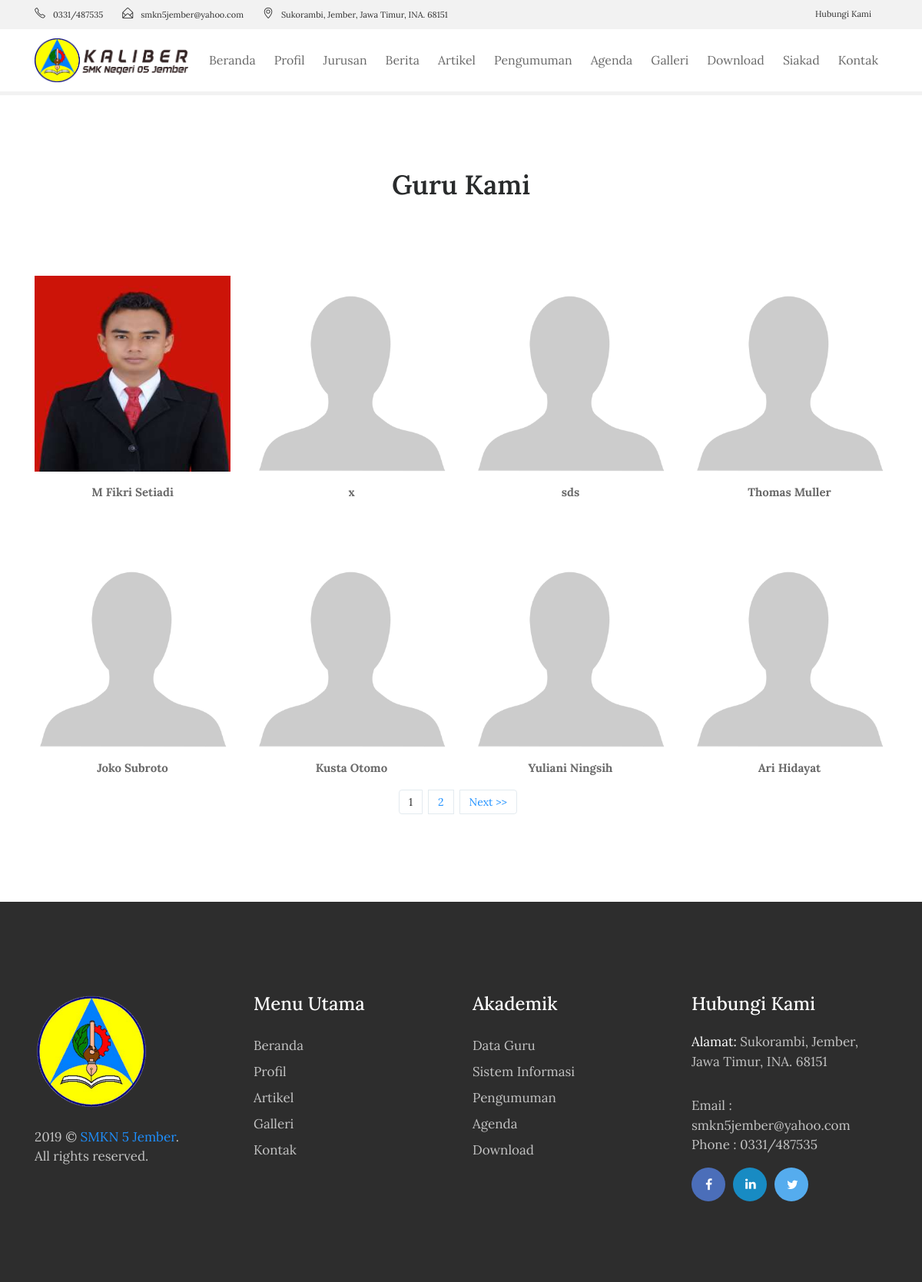
The app's page /index.php/guru, older data.
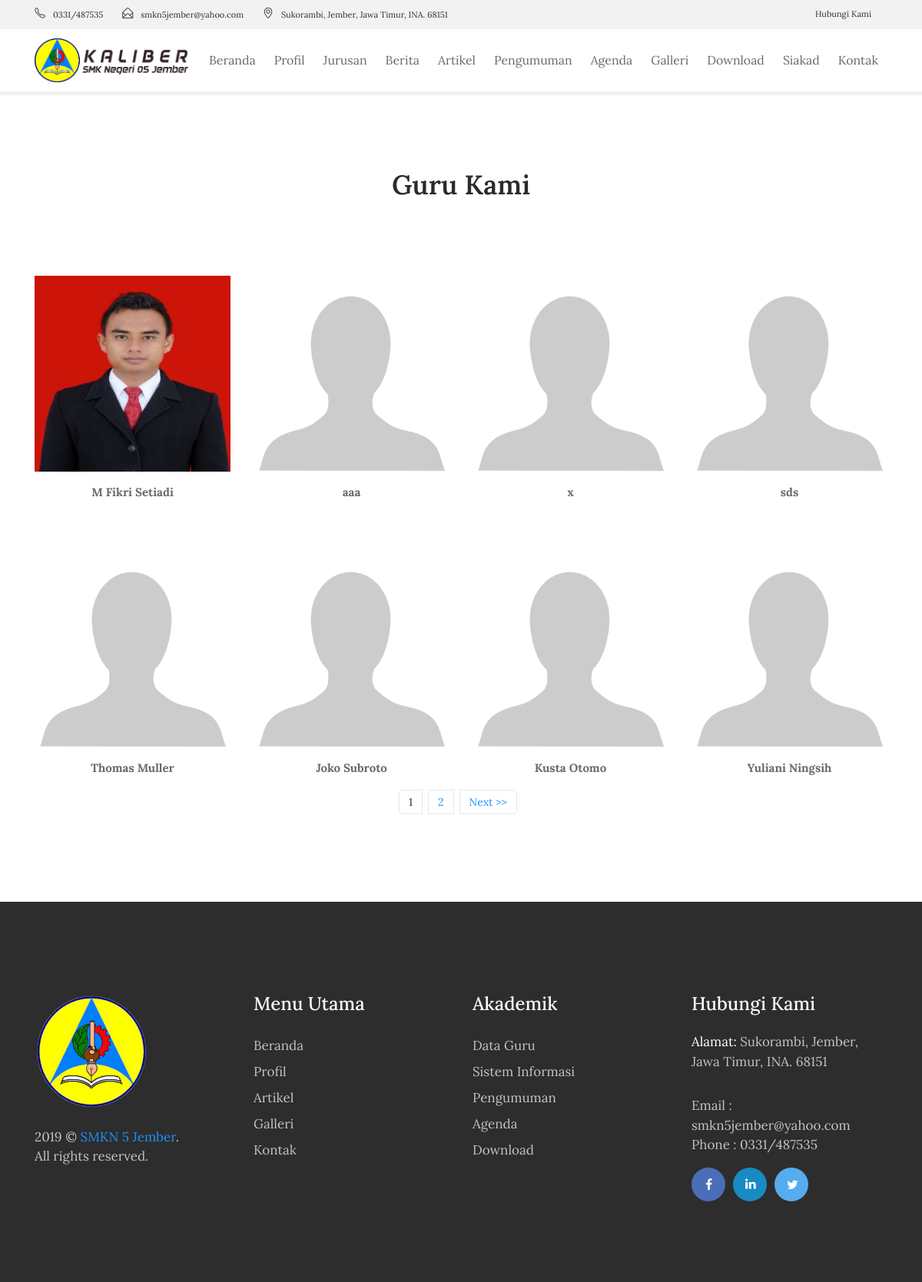
The same page, newer data.
### tables this page shows
CREATE TABLE `tbl_guru` (
  `guru_id` varchar(5) NOT NULL,
  `guru_mapel_id` varchar(5) DEFAULT NULL,
  `guru_jabatan_id` varchar(5) DEFAULT NULL,
  `guru_piket_id` varchar(5) DEFAULT NULL,
  `guru_nip` varchar(30) DEFAULT NULL,
  `guru_nama` varchar(70) DEFAULT NULL,
  `guru_alamat` varchar(100) DEFAULT NULL,
  `guru_jumlah_jam` int(11) DEFAULT NULL,
  `guru_jenkel` varchar(2) DEFAULT NULL,
  `guru_tmp_lahir` varchar(80) DEFAULT NULL,
  `guru_tgl_lahir` varchar(80) DEFAULT NULL,
  `guru_photo` varchar(40) DEFAULT NULL,
  `guru_tgl_input` timestamp NULL DEFAULT CURRENT_TIMESTAMP
);

### application/controllers/Guru.php (called while the page is built, shortened)
<?php
class Guru extends CI_Controller{
	function __construct(){
		$this->load->model('m_guru');
		$this->load->model('m_pengunjung');
	}
	function index(){
		$jum=$this->m_guru->guru();
        $page=$this->uri->segment(3);
        if(!$page):
            $offset = 0;
        else:
            $offset = $page;
        endif;
        $limit=8;
        $config['base_url'] = base_url() . 'guru/index/';
            $config['total_rows'] = $jum->num_rows();
            $config['per_page'] = $limit;
            $config['uri_segment'] = 3;
	          $config['full_tag_open']    = '<div class="pagging text-center"><nav><ul class="pagination justify-content-center">';
	          $config['full_tag_close']   = '</ul></nav></div>';
	          $config['num_tag_open']     = '<li class="page-item"><span class="page-link">';
	          $config['num_tag_close']    = '</span></li>';
	          $config['cur_tag_open']     = '<li class="page-item"><span class="page-link">';
	          $config['cur_tag_close']    = '<span class="sr-only">(current)</span></span></li>';
	          $config['next_tag_open']    = '<li class="page-item"><span class="page-link">';
	          $config['next_tagl_close']  = '<span aria-hidden="true">&raquo;</span></span></li>';
	          $config['prev_tag_open']    = '<li class="page-item"><span class="page-link">';
	          $config['prev_tagl_close']  = '</span>Next</li>';
	          $config['first_tag_open']   = '<li class="page-item"><span class="page-link">';
	          $config['first_tagl_close'] = '</span></li>';
	          $config['last_tag_open']    = '<li class="page-item"><span class="page-link">';
	          $config['last_tagl_close']  = '</span></li>';
            $config['first_link'] = 'Awal';
            $config['last_link'] = 'Akhir';
            $config['next_link'] = 'Next >>';
            $config['prev_link'] = '<< Prev';
            $this->pagination->initialize($config);
            $x['page'] =$this->pagination->create_links();
						$x['data']=$this->m_guru->guru_perpage($offset,$limit);
						$this->load->view('depan/v_guru',$x);
	}
}

### index.php (called while the page is built, shortened)
<?php
require_once BASEPATH.'core/CodeIgniter.php';

### application/models/M_guru.php (called while the page is built, shortened)
<?php
class M_guru extends CI_Model{
	function guru_perpage($offset,$limit){
		$hsl=$this->db->query("SELECT * FROM tbl_guru limit $offset,$limit");
		return $hsl;
	}
}

### application/views/depan/v_guru.php (the view, shortened to what the changed rows need)
<!DOCTYPE html>
<html lang="en">
<head>
    <link rel="stylesheet" href="<?php echo base_url().'theme/css/bootstrap.min.css'?>">
    <link rel="stylesheet" href="<?php echo base_url().'theme/css/font-awesome.min.css'?>">
    <link rel="stylesheet" href="<?php echo base_url().'theme/css/simple-line-icons.css'?>">
    <link rel="stylesheet" href="<?php echo base_url().'theme/css/slick.css'?>">
    <link rel="stylesheet" href="<?php echo base_url().'theme/css/slick-theme.css'?>">
    <link rel="stylesheet" href="<?php echo base_url().'theme/css/owl.carousel.min.css'?>">
    <link href="<?php echo base_url().'theme/css/style.css'?>" rel="stylesheet">
</head>
<body>
    <section class="our-teachers">
        <div class="container">
            <div class="row">
                <div class="col-md-12">
                    <h2 class="mb-5">Guru Kami</h2>
                </div>
            </div>
            <div class="row">
                <?php foreach ($data->result() as $row) : ?>
                    <div class="col-xs-12 col-sm-6 col-md-3">
                        <div class="admission_insruction">
                          <?php if(empty($row->guru_photo)):?>
                            <img src="<?php echo base_url().'assets/images/blank.png';?>" class="img-fluid" alt="#">
                          <?php else:?>
                            <img src="<?php echo base_url().'assets/images/'.$row->guru_photo;?>" class="img-fluid" alt="#">
                          <?php endif;?>
                            <p class="text-center mt-3"><span><?php echo $row->guru_nama;?></span>
                                <br>
                        </div>
                    </div>
                <?php endforeach;?>
              </div>
        </div>
    </section>
</body>
</html>

Row changes from the older to the newer data that the page shows:
no longer on this page (row edited): tbl_guru: guru_nama "Ari Hidayat"
added tbl_guru: guru_nama "aaa"
